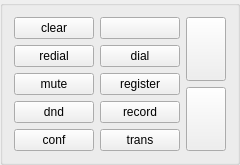
     <widget class="QGroupBox" name="groupBoxSystem">
      <property name="sizePolicy">
       <sizepolicy hsizetype="Expanding" vsizetype="Expanding">
        <horstretch>0</horstretch>
        <verstretch>0</verstretch>
       </sizepolicy>
      </property>
      <property name="title">
       <string/>
      </property>
      <property name="checkable">
       <bool>false</bool>
      </property>
      <layout class="QHBoxLayout" name="horizontalLayout_2">
       <item>
        <layout class="QGridLayout" name="gridLayout_4">
         <item row="0" column="0">
          <widget class="QPushButton" name="pushButton_CmdClear">
           <property name="focusPolicy">
            <enum>Qt::NoFocus</enum>
           </property>
           <property name="toolTip">
            <string>Очистить набранный номер</string>
           </property>
           <property name="text">
            <string>clear</string>
           </property>
          </widget>
         </item>
         <item row="0" column="1">
          <widget class="QPushButton" name="pushButton_CmdBackspace">
           <property name="focusPolicy">
            <enum>Qt::NoFocus</enum>
           </property>
           <property name="toolTip">
            <string>Стереть один символ</string>
           </property>
           <property name="text">
            <string/>
           </property>
           <property name="icon">
            <iconset>
             <normaloff>ico/1341919553_back.png</normaloff>ico/1341919553_back.png</iconset>
           </property>
          </widget>
         </item>
         <item row="0" column="2" rowspan="3">
          <widget class="QPushButton" name="pushButton_CmdAnswer">
           <property name="sizePolicy">
            <sizepolicy hsizetype="Minimum" vsizetype="Minimum">
             <horstretch>0</horstretch>
             <verstretch>0</verstretch>
            </sizepolicy>
           </property>
           <property name="focusPolicy">
            <enum>Qt::NoFocus</enum>
           </property>
           <property name="toolTip">
            <string>Ответ</string>
           </property>
           <property name="text">
            <string/>
           </property>
           <property name="icon">
            <iconset>
             <normaloff>ico/green.png</normaloff>ico/green.png</iconset>
           </property>
           <property name="iconSize">
            <size>
             <width>48</width>
             <height>48</height>
            </size>
           </property>
           <property name="shortcut">
            <string/>
           </property>
           <property name="checkable">
            <bool>false</bool>
           </property>
           <property name="autoDefault">
            <bool>false</bool>
           </property>
           <property name="default">
            <bool>false</bool>
           </property>
           <property name="flat">
            <bool>false</bool>
           </property>
          </widget>
         </item>
         <item row="1" column="0">
          <widget class="QPushButton" name="pushButton_CmdRedial">
           <property name="focusPolicy">
            <enum>Qt::NoFocus</enum>
           </property>
           <property name="toolTip">
            <string>Перезвонить по последнему набранному номеру</string>
           </property>
           <property name="text">
            <string>redial</string>
           </property>
          </widget>
         </item>
         <item row="1" column="1">
          <widget class="QPushButton" name="pushButton_CmdDial">
           <property name="focusPolicy">
            <enum>Qt::NoFocus</enum>
           </property>
           <property name="toolTip">
            <string>Позвонить</string>
           </property>
           <property name="text">
            <string>dial</string>
           </property>
          </widget>
         </item>
         <item row="2" column="0" rowspan="2">
          <widget class="QStatusCmdButton" name="pushButton_CmdMute">
           <property name="focusPolicy">
            <enum>Qt::NoFocus</enum>
           </property>
           <property name="toolTip">
            <string>Отключить микрофон</string>
           </property>
           <property name="styleSheet">
            <string notr="true"/>
           </property>
           <property name="text">
            <string>mute</string>
           </property>
           <property name="statusLed" stdset="0">
            <bool>false</bool>
           </property>
           <property name="trueIconProp" stdset="0">
            <string>./ico/1341998331_microphone_off.png</string>
           </property>
           <property name="falseIconProp" stdset="0">
            <string>./ico/1341998331_microphone.png</string>
           </property>
          </widget>
         </item>
         <item row="2" column="1" rowspan="2">
          <widget class="QStatusCmdButton" name="pushButton_CmdRegister">
           <property name="focusPolicy">
            <enum>Qt::NoFocus</enum>
           </property>
           <property name="toolTip">
            <string>Зарегестрироваться</string>
           </property>
           <property name="text">
            <string>register</string>
           </property>
           <property name="statusLed" stdset="0">
            <bool>false</bool>
           </property>
          </widget>
         </item>
         <item row="3" column="2" rowspan="3">
          <widget class="QPushButton" name="pushButton_CmdHangUp">
           <property name="sizePolicy">
            <sizepolicy hsizetype="Minimum" vsizetype="Minimum">
             <horstretch>0</horstretch>
             <verstretch>0</verstretch>
            </sizepolicy>
           </property>
           <property name="focusPolicy">
            <enum>Qt::NoFocus</enum>
           </property>
           <property name="toolTip">
            <string>Отбой</string>
           </property>
           <property name="text">
            <string/>
           </property>
           <property name="icon">
            <iconset>
             <normaloff>ico/red.png</normaloff>ico/red.png</iconset>
           </property>
           <property name="iconSize">
            <size>
             <width>48</width>
             <height>48</height>
            </size>
           </property>
          </widget>
         </item>
         <item row="4" column="0">
          <widget class="QStatusCmdButton" name="pushButton_CmdDND">
           <property name="focusPolicy">
            <enum>Qt::NoFocus</enum>
           </property>
           <property name="toolTip">
            <string>Включить режим не беспокоить</string>
           </property>
           <property name="styleSheet">
            <string notr="true"/>
           </property>
           <property name="text">
            <string>dnd</string>
           </property>
           <property name="statusLed" stdset="0">
            <bool>false</bool>
           </property>
           <property name="trueIconProp" stdset="0">
            <string>./ico/1341998331_microphone_off.png</string>
           </property>
           <property name="falseIconProp" stdset="0">
            <string>./ico/1341998331_microphone.png</string>
           </property>
          </widget>
         </item>
         <item row="4" column="1">
          <widget class="QStatusCmdButton" name="pushButton_CmdRecord">
           <property name="focusPolicy">
            <enum>Qt::NoFocus</enum>
           </property>
           <property name="toolTip">
            <string>Включить запись разговора</string>
           </property>
           <property name="text">
            <string>record</string>
           </property>
           <property name="statusLed" stdset="0">
            <bool>false</bool>
           </property>
           <property name="trueIconProp" stdset="0">
            <string>./ico/1342005286_player_record.png</string>
           </property>
          </widget>
         </item>
         <item row="5" column="0">
          <widget class="QPushButton" name="pushButton_CmdConf">
           <property name="focusPolicy">
            <enum>Qt::NoFocus</enum>
           </property>
           <property name="text">
            <string>conf</string>
           </property>
          </widget>
         </item>
         <item row="5" column="1">
          <widget class="QPushButton" name="pushButton_CmdTransfer">
           <property name="focusPolicy">
            <enum>Qt::NoFocus</enum>
           </property>
           <property name="text">
            <string>trans</string>
           </property>
           <property name="checkable">
            <bool>true</bool>
           </property>
           <property name="checked">
            <bool>false</bool>
           </property>
           <property name="flat">
            <bool>false</bool>
           </property>
          </widget>
         </item>
        </layout>
       </item>
      </layout>
     </widget>
